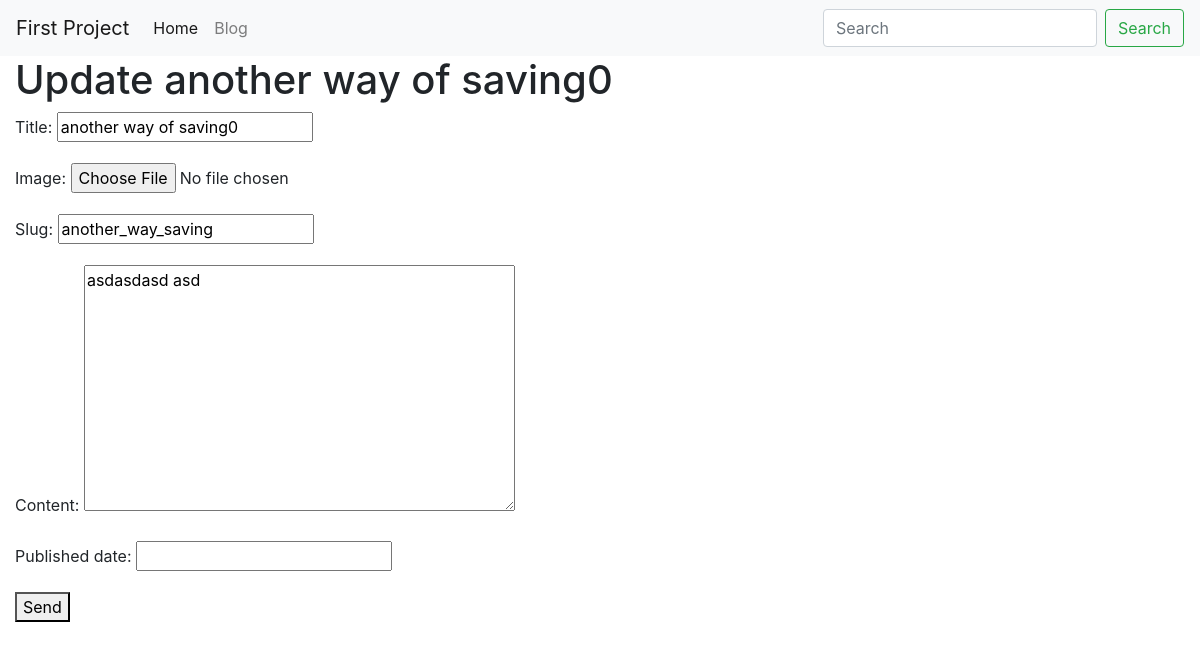
Page /blog/another_way_saving/edit/ on the earlier database version.
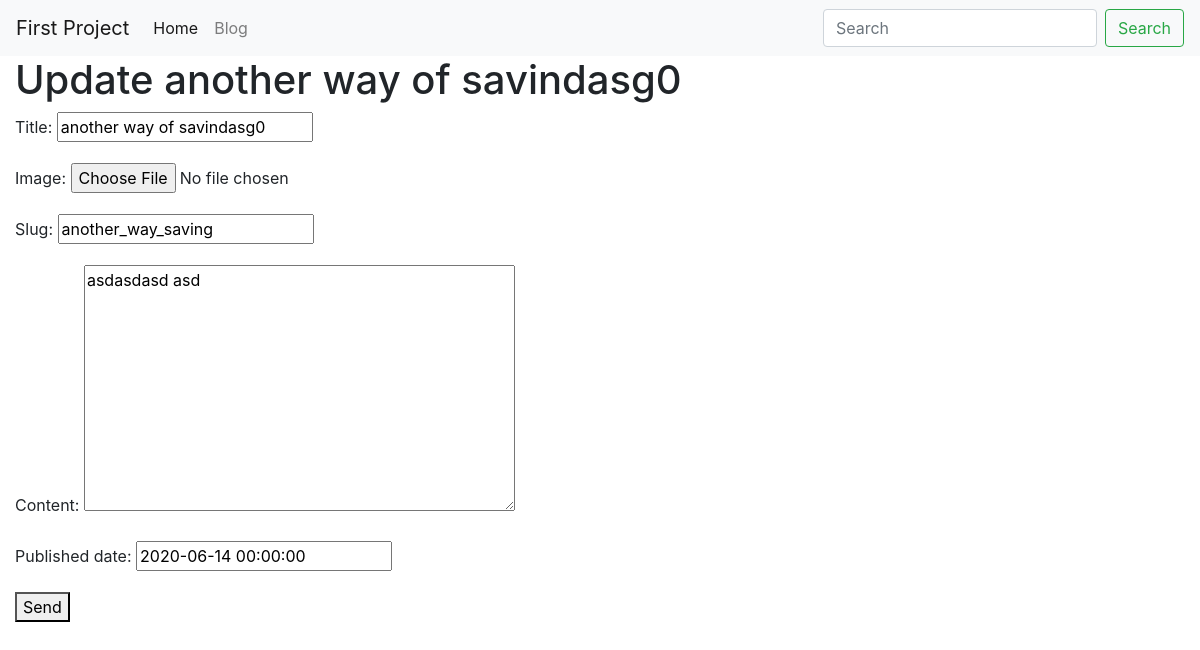
Same page on the later database version.
### blog/models.py (models this page shows, shortened)
class BlogPost(models.Model):
    user = models.ForeignKey(User, default=1, null=True,
                             on_delete=models.SET_NULL)
    image = models.ImageField(upload_to='image/', blank=True, null=True)
    title = models.CharField(max_length=120)
    slug = models.SlugField(unique=True)  # hello world -> hello-world
    content = models.TextField(null=True, blank=True)
    published_date = models.DateTimeField(
        auto_now=False, auto_now_add=False, null=True, blank=True)
    timestamp = models.DateTimeField(auto_now_add=True)
    updated = models.DateTimeField(auto_now=True)
    objects = BlogPostManager()
    class Meta:
        ordering = ['-published_date', '-updated', '-timestamp']

### blog/views.py (the view)
# urls.py: path('<str:slug>/edit/', blog_post_update_view),
def blog_post_update_view(request, slug):
    obj = get_object_or_404(BlogPost, slug=slug)
    form = BlogPostModelForm(request.POST or None, instance=obj)
    if form.is_valid():
        form.save()
    template_name = 'form.html'
    context = { 'form': form, "title":f"Update {obj.title}"}
    return render(request, template_name, context)

### blog/forms.py (shortened to what this page needs)
class BlogPostModelForm(forms.ModelForm):
    class Meta:
        model = BlogPost
        fields = ['title', 'image', 'slug', 'content', 'published_date']

### blog/models.py (called while the page is built)
    def get_queryset(self):
        return BlogPostQuerySet(self.model, using=self._db)

### templates/form.html
{% extends 'base.html' %}
{% block content %}
{% if title %}
    <h1>{{ title }}</h1>
{% endif %}
<form method="POST" action="."> {% csrf_token %}
    {{ form.as_p }}
    <button type="submit">Send</button>
</form>
{% endblock %}

Differences in the rows shown:
changed BlogPost "another_way_saving": title "another way of saving0" → "another way of savindasg0"; published_date (not shown) → "2020-06-14 00:00:00"
Other differences:
{{ title }}: "Update another way of saving0" → "Update another way of savindasg0"
